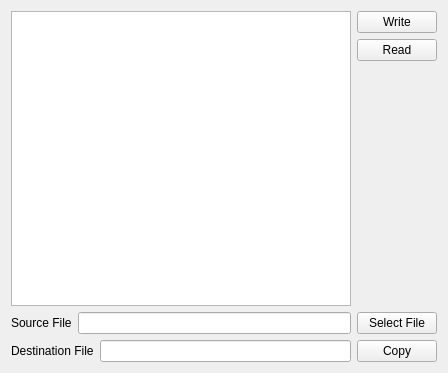
<?xml version="1.0" encoding="UTF-8"?>
<ui version="4.0">
 <class>Widget</class>
 <widget class="QWidget" name="Widget">
  <property name="geometry">
   <rect>
    <x>0</x>
    <y>0</y>
    <width>448</width>
    <height>373</height>
   </rect>
  </property>
  <property name="windowTitle">
   <string>Widget</string>
  </property>
  <layout class="QVBoxLayout" name="verticalLayout_2">
   <item>
    <layout class="QHBoxLayout" name="horizontalLayout_5">
     <item>
      <widget class="QTextEdit" name="textEdit"/>
     </item>
     <item>
      <layout class="QVBoxLayout" name="verticalLayout">
       <item>
        <widget class="QPushButton" name="writeButton">
         <property name="text">
          <string>Write</string>
         </property>
        </widget>
       </item>
       <item>
        <widget class="QPushButton" name="readButton">
         <property name="text">
          <string>Read</string>
         </property>
        </widget>
       </item>
       <item>
        <spacer name="verticalSpacer">
         <property name="orientation">
          <enum>Qt::Vertical</enum>
         </property>
         <property name="sizeHint" stdset="0">
          <size>
           <width>20</width>
           <height>40</height>
          </size>
         </property>
        </spacer>
       </item>
      </layout>
     </item>
    </layout>
   </item>
   <item>
    <layout class="QHBoxLayout" name="horizontalLayout_4">
     <item>
      <layout class="QHBoxLayout" name="horizontalLayout_2">
       <item>
        <widget class="QLabel" name="label">
         <property name="text">
          <string>Source File</string>
         </property>
        </widget>
       </item>
       <item>
        <widget class="QLineEdit" name="sourcelineEdit"/>
       </item>
       <item>
        <widget class="QPushButton" name="selectsrcFileButton">
         <property name="text">
          <string>Select File</string>
         </property>
        </widget>
       </item>
      </layout>
     </item>
    </layout>
   </item>
   <item>
    <layout class="QHBoxLayout" name="horizontalLayout">
     <item>
      <layout class="QHBoxLayout" name="horizontalLayout_3">
       <item>
        <widget class="QLabel" name="label_2">
         <property name="text">
          <string>Destination File</string>
         </property>
        </widget>
       </item>
       <item>
        <widget class="QLineEdit" name="destlineEdit"/>
       </item>
      </layout>
     </item>
     <item>
      <widget class="QPushButton" name="copyButton">
       <property name="text">
        <string>Copy</string>
       </property>
      </widget>
     </item>
    </layout>
   </item>
  </layout>
 </widget>
 <resources/>
 <connections/>
</ui>
